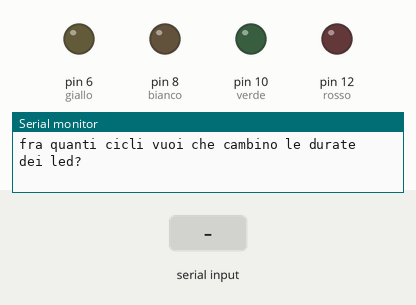
Recording of a sketch running on a simulated Arduino Uno, built with avr-gcc and run on an emulated ATmega328P. On the bench: output pins drawn as LEDs (lit = HIGH), the last lines printed to the serial monitor. Dashed ring = blinking. The test bench sets the inputs (shaded band). Random numbers use the default seed unless the sketch sets one.

Above: at 0.8 s.
0.9 s: "90,45\n" received over Serial
At 2.9 s:
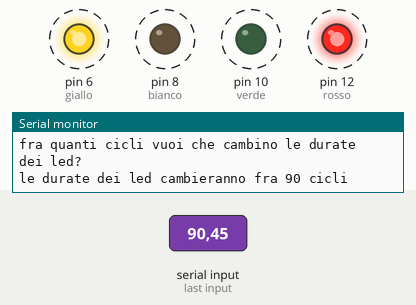
Timing chart, 0 to 9.9 s (numbered marks = the images above; inputs shaded):
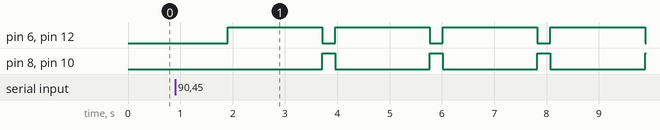

Measured:
- after the input at 0.9 s, pin 6 (giallo), pin 12 (rosso): alternates HIGH for 1.8 s and LOW for 0.25 s, starting after 1.0 s; pin 8 (bianco), pin 10 (verde): alternates HIGH for 0.25 s and LOW for 1.8 s, starting after 2.8 s

The sketch:

sketch_feb16a.ino
```cpp
int rosso = 12;
int verde = 10;
int bianco = 8;
int giallo = 6;
int rossoGiallo = 0;
int biancoVerde = 0;
int cicli = 0;
int var1 = 0;
int var2 = 0;

void setup() {
   cicli = 0;
   var1 = 0;
   var2 = 0;
  Serial.begin(9600);
  pinMode(rosso,OUTPUT);
  pinMode(verde,OUTPUT);
  pinMode(bianco,OUTPUT);
  pinMode(giallo,OUTPUT);

 if ( cicli == 0)
    {
     tempo();
    }
}


void loop() {
  randomi();
  met();
}


void tempo(){
       Serial.println ("fra quanti cicli vuoi che cambino le durate dei led?");
       while(Serial.available() == 0) {};
       cicli = Serial.readString().toInt();
       Serial.print ("le durate dei led cambieranno fra ");
       Serial.print (cicli);
       Serial.println (" cicli");
       if (cicli <= 0) {
        reset();
        tempo();
       }
}


void met(){
  int i =0;
  while (i < cicli){
    i++;
    DurataRossoGiallo();
    DurataBiancoVerde();
  }
  reset();
  setup();
}

void randomi(){
  var1 = random(0,5000);
  var2 = random(0,5000);
}


 void DurataRossoGiallo(){
  digitalWrite(rosso,HIGH);
  digitalWrite(giallo,HIGH);
  digitalWrite(verde,LOW);
  digitalWrite(bianco,LOW);
  delay(var1);
  }

 void DurataBiancoVerde(){
  digitalWrite(rosso,LOW);
  digitalWrite(giallo,LOW);
  digitalWrite(verde,HIGH);
  digitalWrite(bianco,HIGH);
  delay(var2);
  }

  void reset(){
  digitalWrite(rosso,LOW);
  digitalWrite(giallo,LOW);
  digitalWrite(verde,LOW);
  digitalWrite(bianco,LOW);
  }
```
